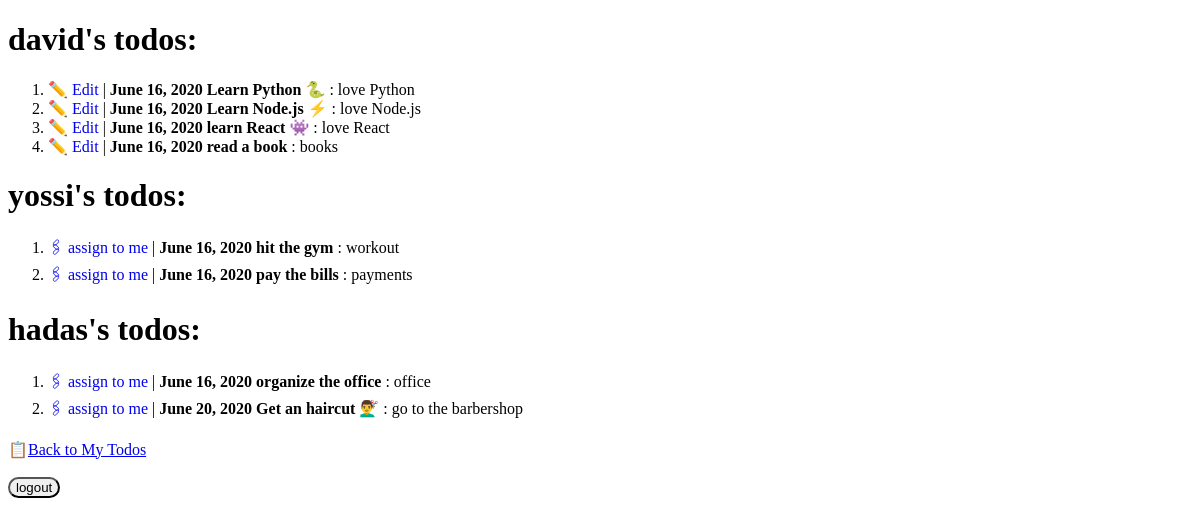
Before: /alltodos/ (signed in) with the older database file.
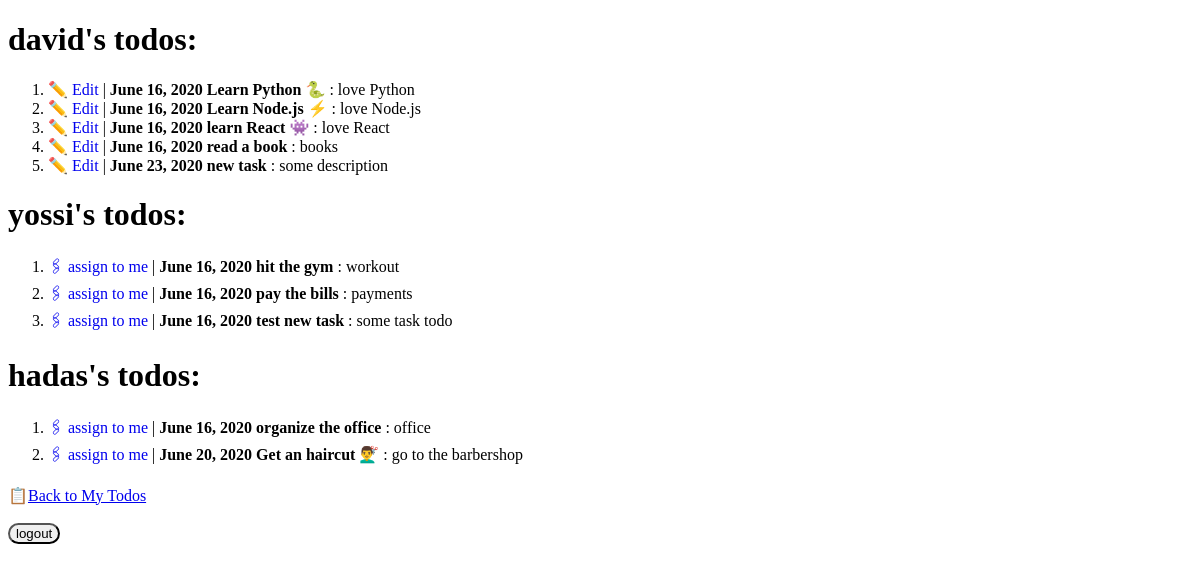
After: the same page with the newer database file.
### todo/models.py (models this page shows, shortened)
class Todo(models.Model):
    user_id = models.ForeignKey(User, on_delete=models.CASCADE)  # stores 1:n relationship user:todo
    dateCreated = models.DateField(auto_now_add=True)
    dateCompleted = models.DateField(null=True, blank=True)
    title = models.CharField(max_length=70)
    description = models.TextField(default=False)
    isImportant = models.BooleanField(default=False)

### todo/views.py (the view)
# urls.py: path('alltodos/', views.alltodos, name='alltodos'),
@login_required()
def alltodos(request):
    users = User.objects.all()
    todos = Todo.objects.filter(dateCompleted__isnull=True)
    return render(request, 'todo/alltodos.html', {'alltodos': todos, 'users': users})

### todo/templates/todo/alltodos.html (shortened to what this page needs)
{% load static %}
<!DOCTYPE html>
<html lang="en">
<head>
    <link rel="stylesheet" type="text/css" href="{% static 'css/style.css' %}">
</head>
<body>
{% if user.is_authenticated %}
    {% for u in users %}
        <h1>{{ u.username }}'s todos:</h1>
        <ol>
            {% for t in alltodos %}
                {% if t.user_id_id == u.id %}
                    <li>
                        {% if t.user_id_id == user.id %}
                            <a href="/todo/{{ t.id }}">✏️ Edit</a> |
                        {% else %}
                            <a class='assign' href="/assigntome/{{ t.id }}">🖇 assign to me</a> |
                        {% endif %}
                        {% if t.isImportant %} <b> {% endif %}
                        {{ t.dateCreated }} {{ t.title }}
                        {% if t.isImportant %} </b> {% endif %}
                        {% if t.description %} : {{ t.description }}{% endif %}
                    </li>
                {% endif %}
            {% endfor %}
        </ol>
    {% endfor %}
    <span>📋</span><a href="/mytodos">Back to My Todos</a>
    <br><br>
    <form action="{% url 'logoutuser' %}" method="post">
        <button type="submit">logout</button>
    </form>
{% else %}
    <a href="#">login</a>
    <a href="register">register</a>
{% endif %}
</body>
</html>

### todo/static/css/style.css (style rules this page uses)
li a { text-decoration: none; }
button { border-radius: 20px; }

Changed rows visible on the page:
added Todo: dateCreated "June 23, 2020", title "new task", description "some description"
added Todo: dateCreated "June 16, 2020", title "test new task", description "some task todo"
